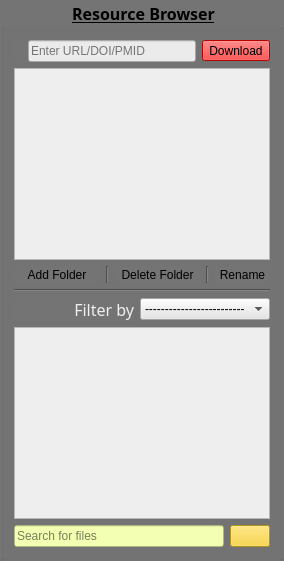
     <widget class="QGroupBox" name="groupBox">
      <property name="sizePolicy">
       <sizepolicy hsizetype="Expanding" vsizetype="Preferred">
        <horstretch>1</horstretch>
        <verstretch>0</verstretch>
       </sizepolicy>
      </property>
      <property name="font">
       <font>
        <family>Trebuchet MS</family>
        <pointsize>12</pointsize>
        <weight>75</weight>
        <bold>true</bold>
        <underline>true</underline>
       </font>
      </property>
      <property name="styleSheet">
       <string notr="true">background-color: rgb(116, 116, 116);</string>
      </property>
      <property name="title">
       <string>Resource Browser</string>
      </property>
      <property name="alignment">
       <set>Qt::AlignCenter</set>
      </property>
      <property name="flat">
       <bool>true</bool>
      </property>
      <property name="checkable">
       <bool>false</bool>
      </property>
      <property name="checked">
       <bool>false</bool>
      </property>
      <layout class="QVBoxLayout" name="verticalLayout" stretch="0,0,0,0,0,0,0">
       <item>
        <layout class="QHBoxLayout" name="horizontalLayout">
         <property name="spacing">
          <number>0</number>
         </property>
         <property name="sizeConstraint">
          <enum>QLayout::SetDefaultConstraint</enum>
         </property>
         <item>
          <widget class="QLabel" name="label">
           <property name="text">
            <string/>
           </property>
          </widget>
         </item>
         <item>
          <widget class="QLabel" name="label_3">
           <property name="text">
            <string/>
           </property>
          </widget>
         </item>
         <item>
          <widget class="QLineEdit" name="inputurl">
           <property name="styleSheet">
            <string notr="true">background-color: rgb(235, 235, 235);</string>
           </property>
           <property name="alignment">
            <set>Qt::AlignLeading|Qt::AlignLeft|Qt::AlignVCenter</set>
           </property>
           <property name="dragEnabled">
            <bool>true</bool>
           </property>
           <property name="placeholderText">
            <string>Enter URL/DOI/PMID</string>
           </property>
           <property name="clearButtonEnabled">
            <bool>true</bool>
           </property>
          </widget>
         </item>
         <item>
          <spacer name="horizontalSpacer">
           <property name="orientation">
            <enum>Qt::Horizontal</enum>
           </property>
           <property name="sizeType">
            <enum>QSizePolicy::Minimum</enum>
           </property>
           <property name="sizeHint" stdset="0">
            <size>
             <width>6</width>
             <height>6</height>
            </size>
           </property>
          </spacer>
         </item>
         <item>
          <widget class="QToolButton" name="downloadbutton">
           <property name="sizePolicy">
            <sizepolicy hsizetype="Fixed" vsizetype="Fixed">
             <horstretch>0</horstretch>
             <verstretch>0</verstretch>
            </sizepolicy>
           </property>
           <property name="toolTip">
            <string>&lt;html&gt;&lt;head/&gt;&lt;body&gt;&lt;p&gt;&lt;span style=&quot; color:#000000;&quot;&gt;Download to the selected folder&lt;/span&gt;&lt;/p&gt;&lt;/body&gt;&lt;/html&gt; </string>
           </property>
           <property name="autoFillBackground">
            <bool>false</bool>
           </property>
           <property name="styleSheet">
            <string notr="true">background-color: rgb(255, 0, 0);




</string>
           </property>
           <property name="text">
            <string>Download</string>
           </property>
           <property name="icon">
            <iconset>
             <normaloff>icons/27-274487_sinegal-estate-winery-white-key.png</normaloff>icons/27-274487_sinegal-estate-winery-white-key.png</iconset>
           </property>
           <property name="iconSize">
            <size>
             <width>53</width>
             <height>20</height>
            </size>
           </property>
           <property name="checkable">
            <bool>false</bool>
           </property>
           <property name="toolButtonStyle">
            <enum>Qt::ToolButtonFollowStyle</enum>
           </property>
          </widget>
         </item>
        </layout>
       </item>
       <item>
        <widget class="QTreeView" name="tree">
         <property name="styleSheet">
          <string notr="true">background-color: rgb(238, 238, 238);</string>
         </property>
        </widget>
       </item>
       <item>
        <layout class="QHBoxLayout" name="horizontalLayout_3">
         <item>
          <widget class="QToolButton" name="newfolder">
           <property name="sizePolicy">
            <sizepolicy hsizetype="Ignored" vsizetype="Fixed">
             <horstretch>0</horstretch>
             <verstretch>0</verstretch>
            </sizepolicy>
           </property>
           <property name="toolTip">
            <string>Creates new folder</string>
           </property>
           <property name="autoFillBackground">
            <bool>false</bool>
           </property>
           <property name="styleSheet">
            <string notr="true">QToolTip { color: #000; background-color: #fff; border: none; }
QToolButton{border:none;}
</string>
           </property>
           <property name="text">
            <string>Add Folder</string>
           </property>
           <property name="icon">
            <iconset>
             <normaloff>icons/187287-folders/png/folder.png</normaloff>icons/187287-folders/png/folder.png</iconset>
           </property>
           <property name="iconSize">
            <size>
             <width>37</width>
             <height>40</height>
            </size>
           </property>
           <property name="toolButtonStyle">
            <enum>Qt::ToolButtonFollowStyle</enum>
           </property>
          </widget>
         </item>
         <item>
          <widget class="Line" name="line_2">
           <property name="orientation">
            <enum>Qt::Vertical</enum>
           </property>
          </widget>
         </item>
         <item>
          <widget class="QToolButton" name="deletefolder">
           <property name="sizePolicy">
            <sizepolicy hsizetype="Ignored" vsizetype="Fixed">
             <horstretch>0</horstretch>
             <verstretch>0</verstretch>
            </sizepolicy>
           </property>
           <property name="palette">
            <palette>
             <active>
              <colorrole role="Button">
               <brush brushstyle="SolidPattern">
                <color alpha="255">
                 <red>116</red>
                 <green>116</green>
                 <blue>116</blue>
                </color>
               </brush>
              </colorrole>
              <colorrole role="Base">
               <brush brushstyle="SolidPattern">
                <color alpha="255">
                 <red>116</red>
                 <green>116</green>
                 <blue>116</blue>
                </color>
               </brush>
              </colorrole>
              <colorrole role="Window">
               <brush brushstyle="SolidPattern">
                <color alpha="255">
                 <red>116</red>
                 <green>116</green>
                 <blue>116</blue>
                </color>
               </brush>
              </colorrole>
             </active>
             <inactive>
              <colorrole role="Button">
               <brush brushstyle="SolidPattern">
                <color alpha="255">
                 <red>116</red>
                 <green>116</green>
                 <blue>116</blue>
                </color>
               </brush>
              </colorrole>
              <colorrole role="Base">
               <brush brushstyle="SolidPattern">
                <color alpha="255">
                 <red>116</red>
                 <green>116</green>
                 <blue>116</blue>
                </color>
               </brush>
              </colorrole>
              <colorrole role="Window">
               <brush brushstyle="SolidPattern">
                <color alpha="255">
                 <red>116</red>
                 <green>116</green>
                 <blue>116</blue>
                </color>
               </brush>
              </colorrole>
             </inactive>
             <disabled>
              <colorrole role="Button">
               <brush brushstyle="SolidPattern">
                <color alpha="255">
                 <red>116</red>
                 <green>116</green>
                 <blue>116</blue>
                </color>
               </brush>
              </colorrole>
              <colorrole role="Base">
               <brush brushstyle="SolidPattern">
                <color alpha="255">
                 <red>116</red>
                 <green>116</green>
                 <blue>116</blue>
                </color>
               </brush>
              </colorrole>
              <colorrole role="Window">
               <brush brushstyle="SolidPattern">
                <color alpha="255">
                 <red>116</red>
                 <green>116</green>
                 <blue>116</blue>
                </color>
               </brush>
              </colorrole>
             </disabled>
            </palette>
           </property>
           <property name="font">
            <font>
             <weight>50</weight>
             <bold>false</bold>
             <stylestrategy>PreferDefault</stylestrategy>
            </font>
           </property>
           <property name="toolTip">
            <string>Deleting folder will delete all the files</string>
           </property>
           <property name="statusTip">
            <string/>
           </property>
           <property name="styleSheet">
            <string notr="true">QToolTip { color: #000; background-color: #fff; border: none; }
QToolButton{border:none;}

</string>
           </property>
           <property name="text">
            <string>Delete Folder</string>
           </property>
           <property name="icon">
            <iconset>
             <normaloff>icons/187287-folders/png/folder-11.png</normaloff>icons/187287-folders/png/folder-11.png</iconset>
           </property>
           <property name="iconSize">
            <size>
             <width>37</width>
             <height>40</height>
            </size>
           </property>
           <property name="toolButtonStyle">
            <enum>Qt::ToolButtonFollowStyle</enum>
           </property>
          </widget>
         </item>
         <item>
          <widget class="Line" name="line_3">
           <property name="orientation">
            <enum>Qt::Vertical</enum>
           </property>
          </widget>
         </item>
         <item>
          <widget class="QToolButton" name="renamefolder">
           <property name="toolTip">
            <string>&lt;html&gt;&lt;head/&gt;&lt;body&gt;&lt;p&gt;&lt;span style=&quot; color:#000000;&quot;&gt;Rename selected folder&lt;/span&gt;&lt;/p&gt;&lt;/body&gt;&lt;/html&gt;</string>
           </property>
           <property name="styleSheet">
            <string notr="true">QToolTip { color: #000; background-color: #fff; border: none; }
QToolButton{border:none;}

</string>
           </property>
           <property name="text">
            <string>Rename</string>
           </property>
           <property name="icon">
            <iconset>
             <normaloff>icons/187287-folders/png/folder-13.png</normaloff>icons/187287-folders/png/folder-13.png</iconset>
           </property>
           <property name="iconSize">
            <size>
             <width>68</width>
             <height>37</height>
            </size>
           </property>
           <property name="toolButtonStyle">
            <enum>Qt::ToolButtonFollowStyle</enum>
           </property>
          </widget>
         </item>
        </layout>
       </item>
       <item>
        <widget class="Line" name="line">
         <property name="orientation">
          <enum>Qt::Horizontal</enum>
         </property>
        </widget>
       </item>
       <item>
        <layout class="QHBoxLayout" name="horizontalLayout_2">
         <item>
          <widget class="QLabel" name="label_2">
           <property name="font">
            <font>
             <family>Bell MT</family>
            </font>
           </property>
           <property name="styleSheet">
            <string notr="true">border-color: rgb(255, 103, 53);</string>
           </property>
           <property name="text">
            <string>&lt;html&gt;&lt;head/&gt;&lt;body&gt;&lt;p&gt;&lt;span style=&quot; font-size:12pt; color:#f0f0f0;&quot;&gt;Filter by&lt;/span&gt;&lt;/p&gt;&lt;/body&gt;&lt;/html&gt;</string>
           </property>
           <property name="textFormat">
            <enum>Qt::RichText</enum>
           </property>
           <property name="scaledContents">
            <bool>false</bool>
           </property>
           <property name="alignment">
            <set>Qt::AlignRight|Qt::AlignTrailing|Qt::AlignVCenter</set>
           </property>
          </widget>
         </item>
         <item>
          <widget class="QComboBox" name="filtercombo">
           <property name="toolTip">
            <string>Filter files by</string>
           </property>
           <property name="styleSheet">
            <string notr="true">background-color: rgb(229, 229, 229);</string>
           </property>
           <property name="currentText">
            <string>-------------------------</string>
           </property>
           <item>
            <property name="text">
             <string>-------------------------</string>
            </property>
           </item>
           <item>
            <property name="text">
             <string>Author</string>
            </property>
           </item>
           <item>
            <property name="text">
             <string>Journal</string>
            </property>
           </item>
           <item>
            <property name="text">
             <string>Year</string>
            </property>
           </item>
           <item>
            <property name="text">
             <string>Type</string>
            </property>
           </item>
          </widget>
         </item>
        </layout>
       </item>
       <item>
        <widget class="QListWidget" name="sortlist">
         <property name="styleSheet">
          <string notr="true">background-color: rgb(238, 238, 238);</string>
         </property>
         <property name="sortingEnabled">
          <bool>true</bool>
         </property>
        </widget>
       </item>
       <item>
        <layout class="QHBoxLayout" name="horizontalLayout_8">
         <item>
          <widget class="QLineEdit" name="lineEdit">
           <property name="toolTip">
            <string/>
           </property>
           <property name="styleSheet">
            <string notr="true">background-color: rgb(243, 255, 178);</string>
           </property>
           <property name="placeholderText">
            <string>Search for files</string>
           </property>
           <property name="clearButtonEnabled">
            <bool>true</bool>
           </property>
          </widget>
         </item>
         <item>
          <widget class="QPushButton" name="pushButton">
           <property name="toolTip">
            <string>Search for files</string>
           </property>
           <property name="styleSheet">
            <string notr="true">QPushButton{background-color: rgb(248, 207, 37)};
QToolTip { color: #000; background-color: #fff; border: none; }

</string>
           </property>
           <property name="text">
            <string/>
           </property>
           <property name="icon">
            <iconset>
             <normaloff>icons/1040213-ui/png/039-search.png</normaloff>icons/1040213-ui/png/039-search.png</iconset>
           </property>
           <property name="flat">
            <bool>false</bool>
           </property>
          </widget>
         </item>
        </layout>
       </item>
      </layout>
     </widget>
